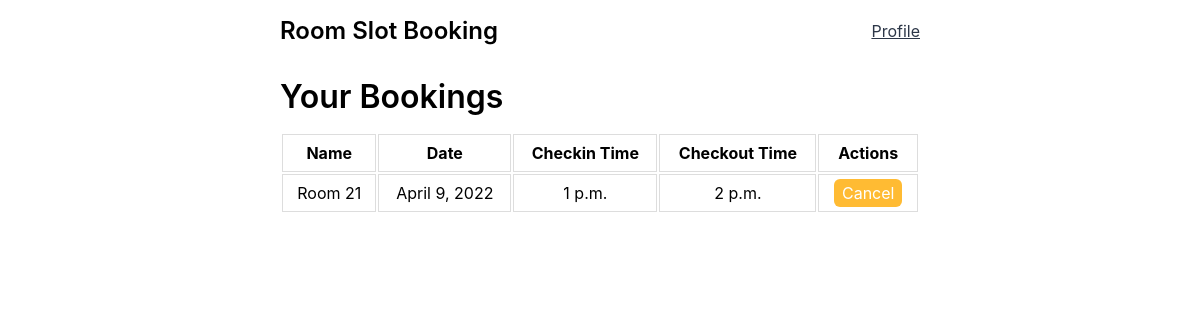
/user/bookings (signed in), run on the app's committed database.
### base/models.py (models this page shows, shortened)
class Booking(models.Model):
    user = models.ForeignKey(User, on_delete=models.DO_NOTHING)
    room = models.ForeignKey(Room, on_delete=models.CASCADE)

class Room(models.Model):
    name = models.CharField(max_length=30)
    date =  models.DateField()
    defined_check_in_time =  models.TimeField()
    defined_check_out_time = models.TimeField()
    advance_booking = models.IntegerField(default = 3)
    booked = models.BooleanField(default = False)
    USERNAME_FIELD = 'name'
    class Meta:
        ordering = ['date', 'defined_check_in_time']

### base/views.py (the view)
# urls.py: path('user/bookings', views.userBookings, name='user-bookings'),
@login_required(redirect_field_name='/signin')
def userBookings(request):
    user_object = User.objects.get(email=request.user.email)
    booking_object = Booking.objects.filter(user=user_object)
    context = {'user': user_object, 'bookings': booking_object}
    return render(request, 'base/user_bookings.html', context)

### base/templates/base/user_bookings.html (shortened to what this page needs)
{% extends 'layout.html' %}
{% block content %}
<div class="bookings-wrapper">
  <h1>Your Bookings</h1>
  {% if not bookings %}
  <div class="info-wrapper">
    <p class="info">No bookings found!</p>
  </div>
  {% else %}
  <div class="table-wrapper">
    <table>
      <tr>
        <th>Name</th>
        <th>Date</th>
        <th>Checkin Time</th>
        <th>Checkout Time</th>
        <th>Actions</th>
      </tr>
      {% for booking in bookings %}
      <tr>
        <td>{{booking.room.name}}</td>
        <td>{{booking.room.date}}</td>
        <td>{{booking.room.defined_check_in_time}}</td>
        <td>{{booking.room.defined_check_out_time}}</td>
        <td>
          <a
            class="btn btn-md btn-secondary"
            href="{% url 'cancel-room' booking.room.id %}"
          >
            Cancel
          </a>
        </td>
      </tr>
      {% endfor%}
    </table>
  </div>
  {% endif %}
</div>
{% endblock content %}

### static/styles/layout.css (style rules this page uses)
* { margin: 0; padding: 0; border: 0; }
body { font-family: -apple-system, BlinkMacSystemFont, "Segoe UI", Roboto, Oxygen, Ubuntu, Cantarell, "Open Sans", "Helvetica Neue", sans-serif; text-align: center; }
h1 { font-size: 1.625rem; font-weight: 500; }
@media only screen and (min-width: 640px) { h1 { font-size: 2rem; font-weight: 600; } }

### base/templates/base/user_bookings.html (style rules this page uses)
.table-wrapper { overflow-x: auto; margin: 1rem auto; max-width: 100%; }
table { width: 100%; max-width: 100%; text-align: center; }
th, td { border: 1px solid #ddd; padding: 0.5rem; }

### templates/layout.html (style rules this page uses)
.btn { text-decoration: none; cursor: pointer; }
.btn-md { padding: 0.25rem 0.5rem; border-radius: 0.375rem; }
.btn-secondary { background-color: #ffbb33; color: white; }

### data on the page
Booking: room.name "Room 21", room "April 9, 2022", room.defined_check_in_time "1 p.m.", room.defined_check_out_time "2 p.m."
